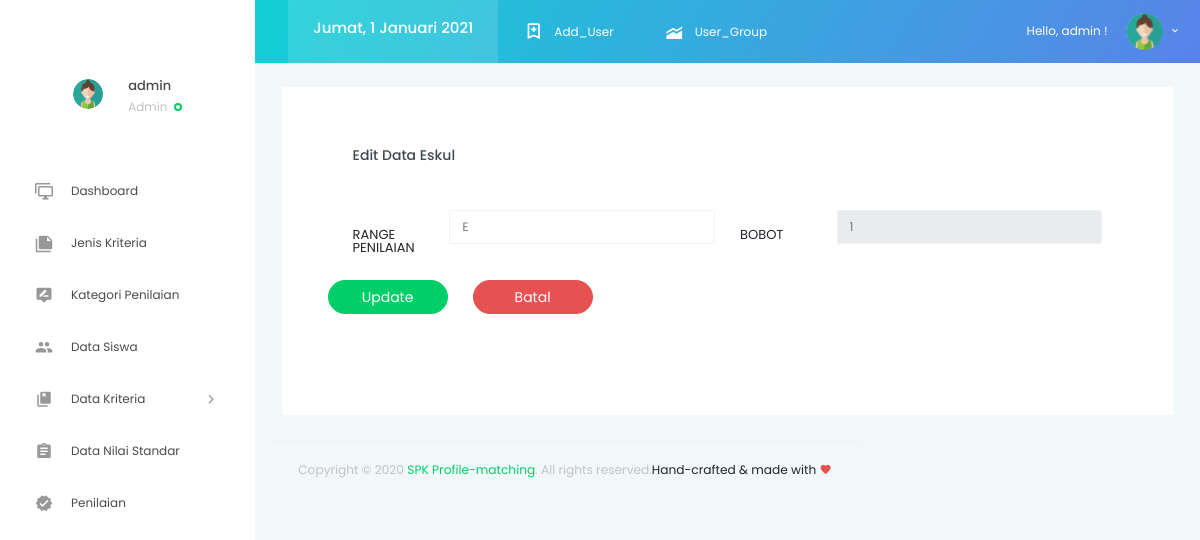
Before: /eskul/form-edit.php?bobot_eskul=1 (signed in) with the older database file.
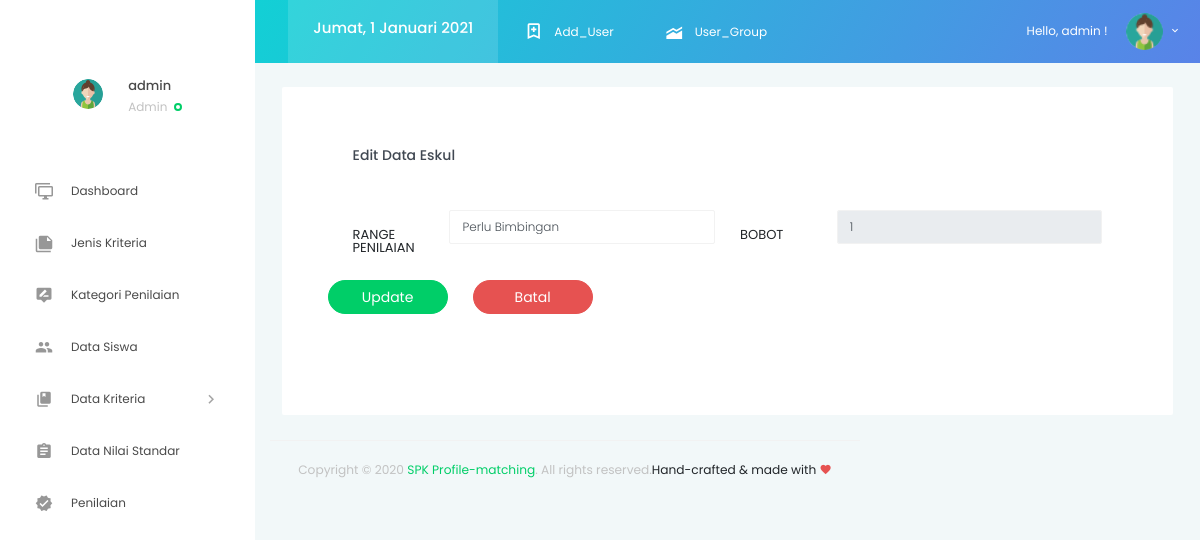
After: the same page with the newer database file.
### tables this page shows
CREATE TABLE `eskul` (
  `bobot_eskul` int(12) NOT NULL,
  `range_penilaian_eskul` varchar(50) NOT NULL
);

### eskul/form-edit.php (the view, shortened to what this page needs)
<?php
include '../koneksi.php';
if (isset($_GET['bobot_eskul'])) {
    $bobot_eskul = ($_GET["bobot_eskul"]);
    $query = "SELECT * FROM eskul WHERE bobot_eskul='$bobot_eskul'";
    $row = mysqli_query($conn, $query);
    $row = mysqli_fetch_assoc($row);
    $bobot_eskul = $row["bobot_eskul"];
    $range_penilaian_eskul = $row["range_penilaian_eskul"];
} else {
    header("location:index.php");
}
?>
<!DOCTYPE html>
<html lang="en">
<head>
    <link rel="stylesheet" href="../vendors/iconfonts/mdi/css/materialdesignicons.min.css">
    <link rel="stylesheet" href="../vendors/css/vendor.bundle.base.css">
    <link rel="stylesheet" href="../vendors/css/vendor.bundle.addons.css">
    <link rel="stylesheet" href="../public/css/style.css">
</head>
<body>
    <div class="container-scroller">
        <?php require "../partials/_navbar.php"; ?>
        <div class="container-fluid page-body-wrapper">
            <?php require "../partials/_sidebar.php"; ?>
            <div class="main-panel">
                <div class="content-wrapper">
                    <div class="row">
                        <div class="col-lg-12 grid-margin stretch-card">
                            <div class="card">
                                <div class="card-body">
                                    <div class="col-12 grid-margin">
                                        <div class="card">
                                            <div class="card-body">
                                                <h4 class="card-title">Edit Data Eskul</h4>
                                                <br />
                                                <form class="form-sample" action="proses-edit.php" method="post">
                                                    <div class="row">
                                                        <div class="col-md-6">
                                                            <div class="form-group row">
                                                                <label class="col-sm-3 col-form-label">RANGE PENILAIAN</label>
                                                                <div class="col-sm-9">
                                                                    <input type="text" name="range_penilaian_eskul" class="form-control" value="<?php echo $range_penilaian_eskul; ?>" />
                                                                </div>
                                                            </div>
                                                        </div>
                                                        <div class="col-md-6">
                                                            <div class="form-group row">
                                                                <label class="col-sm-3 col-form-label">BOBOT</label>
                                                                <div class="col-sm-9">
                                                                    <input type="text" name="bobot_eskul" class="form-control" value="<?php echo $bobot_eskul; ?>" readonly/>
                                                                </div>
                                                            </div>
                                                        </div>
                                                        <div class="form-group row">
                                                            <div class="row">
                                                                <div class="col-sm-6">
                                                                    <input type="submit" class="btn btn-success btn-rounded btn-fw" name="edit" value="Update">
                                                                </div>
                                                                <div class="col-sm-6">
                                                                    <a href="index.php" class="btn btn-danger btn-rounded btn-fw">
                                                                        <span>
                                                                            Batal
                                                                        </span>
                                                                    </a>
                                                                </div>
                                                            </div>
                                                        </div>
                                                </form>
                                            </div>
                                        </div>
                                    </div>
                                </div>
                            </div>
                        </div>
                    </div>
                    <?php require "../partials/_fotter.php"; ?>
                </div>
            </div>
        </div>
</body>
</html>

Changed rows visible on the page:
changed eskul id 1: range_penilaian_eskul "E" → "Perlu Bimbingan"
